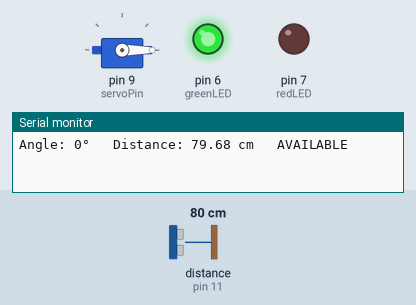
A sketch run on a simulated Arduino Uno, built with avr-gcc and run on an emulated ATmega328P. Parts: servo, output pins drawn as LEDs (lit = HIGH), the last lines printed to the serial monitor. Wiring (inferred from the names in the program): ultrasonic range finder: trigger pin 10; echo pin 11. The inputs (shaded band) are chosen by the test bench; at power-on: distance to the obstacle (sensor on pin 11) 80 cm. The echo pulse lasts 58.3 µs per cm; pins used as bus, display or sensor lines are not drawn.

Above: at 2.2 s.
2.3 s: distance to the obstacle (sensor on pin 11) set to 22 cm
7.1 s: distance to the obstacle (sensor on pin 11) set to 18 cm
At 8.5 s:
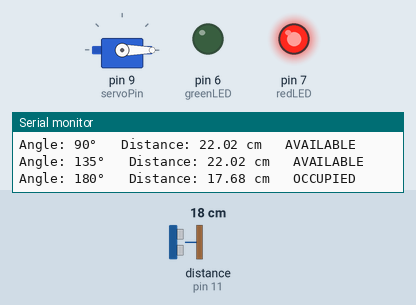
11.9 s: distance to the obstacle (sensor on pin 11) set to 35 cm
At 13.0 s:
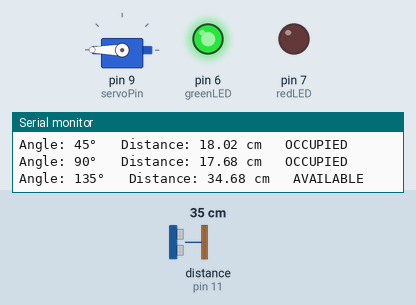
16.7 s: distance to the obstacle (sensor on pin 11) set to 2 cm
At 18.6 s:
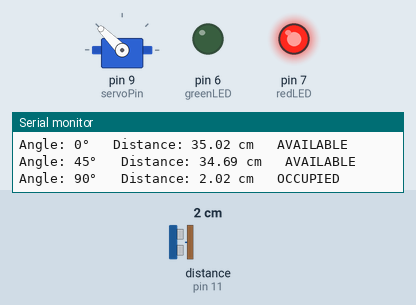
Timing chart, 0 to 22.5 s (numbered marks = the images above; inputs shaded):
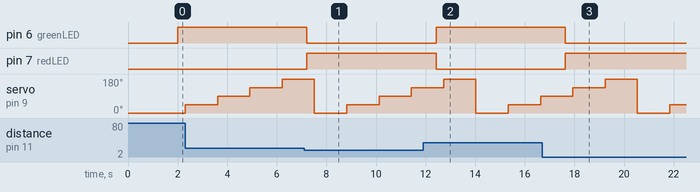

Measured:
- the behaviour switches between 21 and 20 cm on distance to the obstacle (sensor on pin 11) (found by bisection; images 0 and 1)
- after the input at 7.1 s, pin 6 (greenLED): HIGH → LOW after 0.12 s; pin 7 (redLED): LOW → HIGH after 0.12 s
- after the input at 11.9 s, pin 6 (greenLED): LOW → HIGH after 0.53 s; pin 7 (redLED): HIGH → LOW after 0.53 s
- after the input at 16.7 s, pin 6 (greenLED): HIGH → LOW after 0.94 s; pin 7 (redLED): LOW → HIGH after 0.94 s

The sketch:

GR_L_C.ino
```cpp
#include <Servo.h>

Servo myServo;

// Pin connections
const int servoPin = 9;
const int trigPin = 10;
const int echoPin = 11;

const int greenLED = 6;
const int redLED = 7;

// Occupied threshold
const int occupiedDistance = 20;

void setup()
{
  Serial.begin(9600);

  myServo.attach(servoPin);

  pinMode(trigPin, OUTPUT);
  pinMode(echoPin, INPUT);

  pinMode(greenLED, OUTPUT);
  pinMode(redLED, OUTPUT);

  // Initially both LEDs OFF
  digitalWrite(greenLED, LOW);
  digitalWrite(redLED, LOW);

  myServo.write(0);
  delay(1000);
}

void loop()
{
  for (int angle = 0; angle <= 180; angle += 45)
  {
    // Move servo
    myServo.write(angle);
    delay(1000);

    // Ultrasonic measurement
    digitalWrite(trigPin, LOW);
    delayMicroseconds(2);

    digitalWrite(trigPin, HIGH);
    delayMicroseconds(10);

    digitalWrite(trigPin, LOW);

    long duration = pulseIn(echoPin, HIGH, 30000);

    if (duration > 0)
    {
      float distance = duration * 0.0343 / 2;

      Serial.print("Angle: ");
      Serial.print(angle);
      Serial.print("°   Distance: ");
      Serial.print(distance);
      Serial.print(" cm   ");

      // Parking status
      if (distance <= occupiedDistance)
      {
        Serial.println("OCCUPIED");

        // Red ON, Green OFF
        digitalWrite(greenLED, LOW);
        digitalWrite(redLED, HIGH);
      }
      else
      {
        Serial.println("AVAILABLE");

        // Green ON, Red OFF
        digitalWrite(greenLED, HIGH);
        digitalWrite(redLED, LOW);
      }
    }

    delay(300);
  }
}
```
